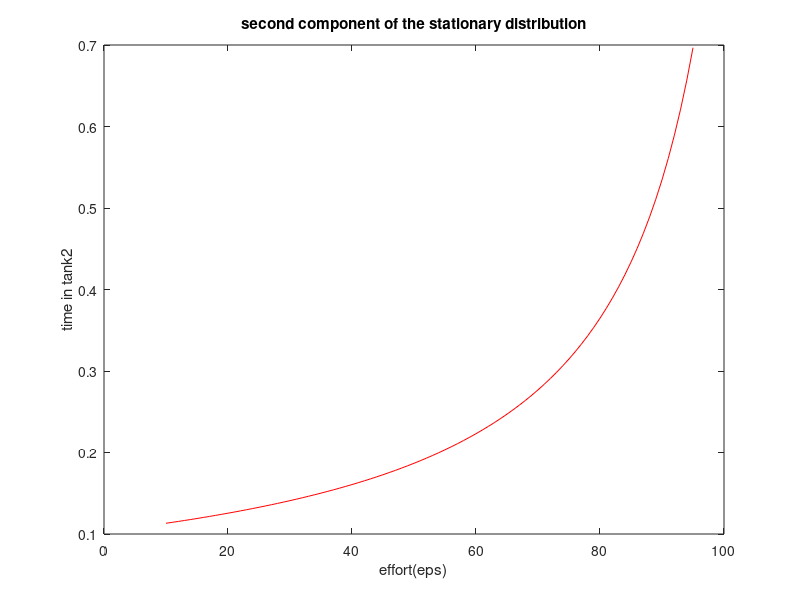

Write MATLAB code to recreate this figure.

e = 10:95; 
for eps = 10:95
    P = [0.6 ((50-eps/2)/100) 0.1 0.7 0.25;0.15 (eps/100) 0.2 0 0;0.05 (50-eps/2)/100 0.5 0.1 0;0.05 0 0.2 0.1 0.25;0.15 0 0 0.1 0.5];
    A = P - eye(5);%Ax = x -> Ax-x = 0 -> x(A-I) = 0 
    sol = null(A);
    sol = sol/sum(sol);
    x(eps - 9) = sol(2);%store the second element in sol matrix to x
    
end

plot(e, x, 'r-')
xlabel('effort(eps)')
ylabel('time in tank2')
title('second component of the stationary distribution')


    
    